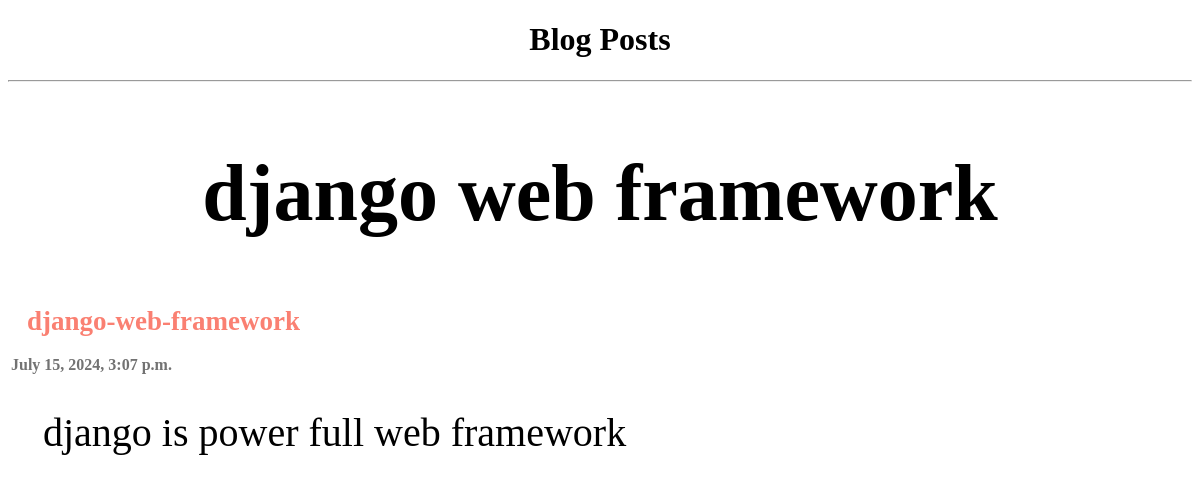
/2024/7/15/django-web-framework/, run on the app's committed database.
### posts/models.py (models this page shows, shortened)
class Post(models.Model):
    class Status(models.TextChoices):
        DRAFT = 'DF', 'Draft'
        PUBLISHED = 'PB', 'Published'
    author = models.ForeignKey(User, on_delete=models.CASCADE)
    title = models.CharField(max_length=255)
    slug = models.SlugField(max_length=255, unique_for_date='published')
    body = models.TextField()
    published = models.DateTimeField(default=timezone.now())
    created_at = models.DateTimeField(auto_now_add=True)
    updated_at = models.DateTimeField(auto_now=True)
    class PublishManager(models.Manager):
        def get_queryset(self):
            return super().get_queryset().filter(status=Post.Status.PUBLISHED)
    status = models.CharField(max_length=2, choices=Status.choices, default=Status.DRAFT)
    objects  = models.Manager()
    published_posts = PublishManager()
    class Meta:
        ordering = ['-published']
        indexes = [
            models.Index(fields=['-published'])
        ]

### posts/views.py (the view)
# urls.py: path('<int:year>/<int:month>/<int:day>/<slug:post>/', views.post_detail, name='post_detail'),
def post_detail(request, year , month, day, post):
        post = get_object_or_404(Post, slug=post, published__year=year, published__month=month, published__day=day, )
        return render(request, 'pages/post_detail.html', {'post' : post})

### posts/templates/pages/post_detail.html (shortened to what this page needs)
{% extends 'core/base.html' %}
{% block content %}
    <h2>
            {{ post.title }}
    </h2>
    <h3>{{ post.slug }}</h3>
    <h4>{{ post.published }}</h4>
    <p>{{ post.body}}</p>
    <br>
{% endblock content %}

### posts/templates/pages/post_detail.html (style rules this page uses)
h2 { font-size: 80px; text-align: center; }
h3 { margin: 19px; font-size: 27px; color: salmon; }
p { margin: 35px; font-size: 40px; }
h4 { margin: 3px; color: rgb(114, 114, 114); }

### data on the page
Post: title "django web framework", slug "django-web-framework", published "July 15, 2024, 3:07 p.m.", body "django is power full web framework"
